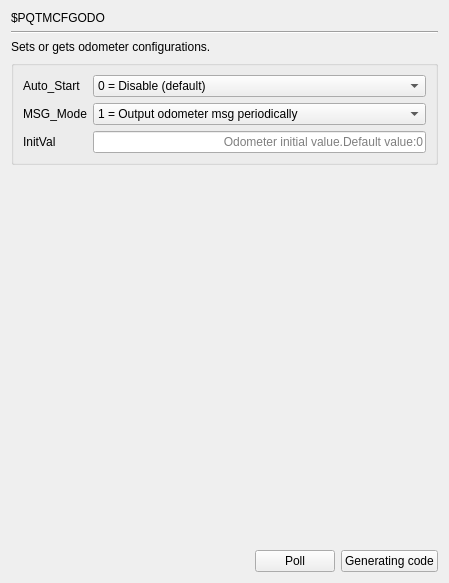
     <widget class="QWidget" name="page_PQTMCFGODO">
      <layout class="QGridLayout" name="gridLayout_34">
       <item row="0" column="0">
        <widget class="QLabel" name="label_502">
         <property name="text">
          <string>$PQTMCFGODO</string>
         </property>
        </widget>
       </item>
       <item row="1" column="0" colspan="3">
        <widget class="Line" name="line_129">
         <property name="orientation">
          <enum>Qt::Horizontal</enum>
         </property>
        </widget>
       </item>
       <item row="2" column="0" colspan="3">
        <widget class="QLabel" name="label_503">
         <property name="text">
          <string>Sets or gets odometer configurations.</string>
         </property>
        </widget>
       </item>
       <item row="3" column="0" colspan="3">
        <widget class="QGroupBox" name="groupBox_121">
         <property name="title">
          <string/>
         </property>
         <layout class="QGridLayout" name="gridLayout_33">
          <item row="1" column="0">
           <widget class="QLabel" name="label_551">
            <property name="text">
             <string>MSG_Mode</string>
            </property>
           </widget>
          </item>
          <item row="2" column="0">
           <widget class="QLabel" name="label_554">
            <property name="text">
             <string>InitVal</string>
            </property>
           </widget>
          </item>
          <item row="2" column="1">
           <widget class="QLineEdit" name="lineEdit_PQTMCFGODO_InitVal">
            <property name="alignment">
             <set>Qt::AlignRight|Qt::AlignTrailing|Qt::AlignVCenter</set>
            </property>
            <property name="placeholderText">
             <string>Odometer initial value.Default value:0</string>
            </property>
           </widget>
          </item>
          <item row="1" column="1">
           <widget class="QComboBox" name="comboBox_PQTMCFGODO_MSG_Mode">
            <property name="currentIndex">
             <number>1</number>
            </property>
            <item>
             <property name="text">
              <string>0 = Don't output odometer msg periodically</string>
             </property>
            </item>
            <item>
             <property name="text">
              <string>1 = Output odometer msg periodically</string>
             </property>
            </item>
           </widget>
          </item>
          <item row="0" column="0">
           <widget class="QLabel" name="label_550">
            <property name="text">
             <string>Auto_Start</string>
            </property>
           </widget>
          </item>
          <item row="0" column="1">
           <widget class="QComboBox" name="comboBox_PQTMCFGODO_Auto_Start">
            <item>
             <property name="text">
              <string>0 = Disable (default)</string>
             </property>
            </item>
            <item>
             <property name="text">
              <string>1 = Enable</string>
             </property>
            </item>
           </widget>
          </item>
         </layout>
        </widget>
       </item>
       <item row="4" column="2">
        <spacer name="verticalSpacer_129">
         <property name="orientation">
          <enum>Qt::Vertical</enum>
         </property>
         <property name="sizeHint" stdset="0">
          <size>
           <width>20</width>
           <height>379</height>
          </size>
         </property>
        </spacer>
       </item>
       <item row="5" column="0">
        <spacer name="horizontalSpacer_129">
         <property name="orientation">
          <enum>Qt::Horizontal</enum>
         </property>
         <property name="sizeHint" stdset="0">
          <size>
           <width>238</width>
           <height>20</height>
          </size>
         </property>
        </spacer>
       </item>
       <item row="5" column="1">
        <widget class="QPushButton" name="poll_PQTMCFGODO">
         <property name="text">
          <string>Poll</string>
         </property>
        </widget>
       </item>
       <item row="5" column="2">
        <widget class="QPushButton" name="GC_PQTMCFGODO">
         <property name="text">
          <string>Generating code</string>
         </property>
        </widget>
       </item>
      </layout>
     </widget>
